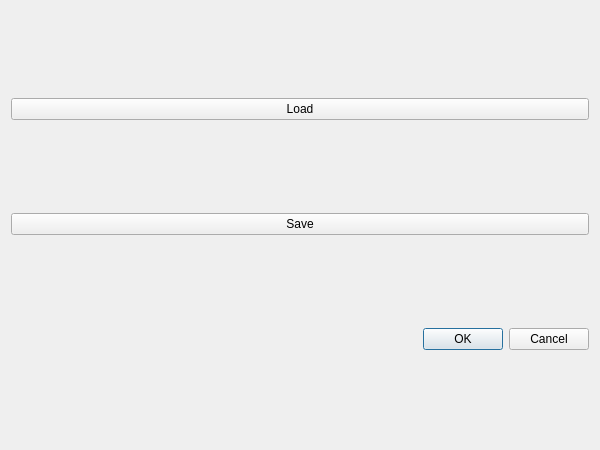
<?xml version="1.0" encoding="UTF-8"?>
<ui version="4.0">
 <class>TopicDialog</class>
 <widget class="QDialog" name="TopicDialog">
  <property name="geometry">
   <rect>
    <x>0</x>
    <y>0</y>
    <width>600</width>
    <height>450</height>
   </rect>
  </property>
  <property name="windowTitle">
   <string>Dialog</string>
  </property>
  <layout class="QVBoxLayout" name="verticalLayout">
   <item>
    <layout class="QHBoxLayout" name="horizontalLayout">
     <item>
      <layout class="QGridLayout" name="leftForm"/>
     </item>
     <item>
      <layout class="QGridLayout" name="rightForm"/>
     </item>
    </layout>
   </item>
   <item>
    <widget class="QPushButton" name="loadButton">
     <property name="text">
      <string>Load</string>
     </property>
    </widget>
   </item>
   <item>
    <widget class="QPushButton" name="saveButton">
     <property name="text">
      <string>Save</string>
     </property>
    </widget>
   </item>
   <item>
    <widget class="QDialogButtonBox" name="buttonBox">
     <property name="orientation">
      <enum>Qt::Horizontal</enum>
     </property>
     <property name="standardButtons">
      <set>QDialogButtonBox::Cancel|QDialogButtonBox::Ok</set>
     </property>
    </widget>
   </item>
  </layout>
 </widget>
 <resources/>
 <connections>
  <connection>
   <sender>buttonBox</sender>
   <signal>accepted()</signal>
   <receiver>TopicDialog</receiver>
   <slot>accept()</slot>
   <hints>
    <hint type="sourcelabel">
     <x>248</x>
     <y>254</y>
    </hint>
    <hint type="destinationlabel">
     <x>157</x>
     <y>274</y>
    </hint>
   </hints>
  </connection>
  <connection>
   <sender>buttonBox</sender>
   <signal>rejected()</signal>
   <receiver>TopicDialog</receiver>
   <slot>reject()</slot>
   <hints>
    <hint type="sourcelabel">
     <x>316</x>
     <y>260</y>
    </hint>
    <hint type="destinationlabel">
     <x>286</x>
     <y>274</y>
    </hint>
   </hints>
  </connection>
 </connections>
</ui>
